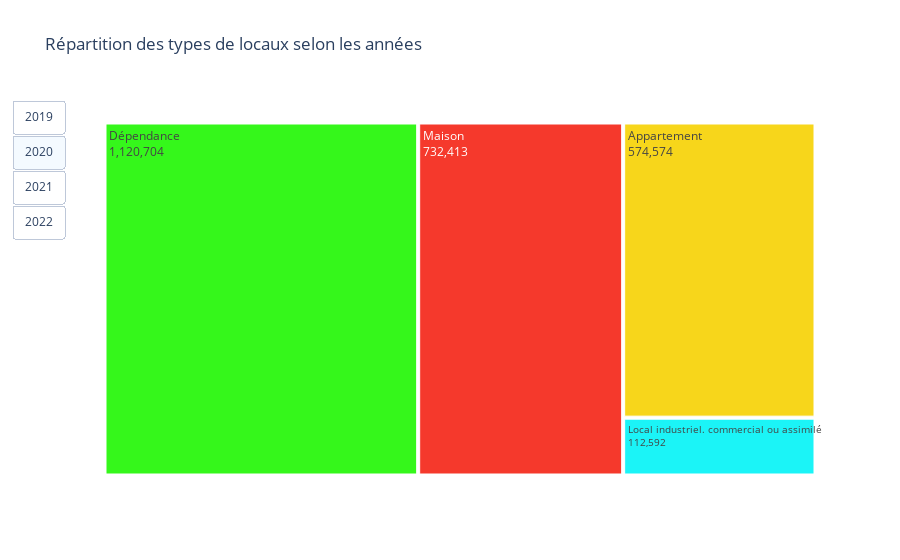

Notebook code cell kept with this figure:
### Code cell
def prepare_data(df, year):
    base = df[df["Type local"].isin(["Appartement", "Maison","Dépendance","Local industriel. commercial ou assimilé"])]
    base = base['Type local']
    base = pd.get_dummies(base, columns=["Type local"])
    base['Year'] = year
    return base

base_2022 = prepare_data(df_2022, 2022)
base_2021 = prepare_data(df_2021, 2021)
base_2020 = prepare_data(df_2020, 2020)
base_2019 = prepare_data(df_2019, 2019)

data = {
    2022: base_2022,
    2021: base_2021,
    2020: base_2020,
    2019: base_2019
}

fig = go.Figure(go.Treemap(
    labels=["Maison", "Appartement","Dépendance","Local industriel. commercial ou assimilé"],
    parents=[""] * 4,
    values=[base_2022["Maison"].sum(), base_2022["Appartement"].sum(),base_2022["Dépendance"].sum(),base_2022["Local industriel. commercial ou assimilé"].sum()],
    textinfo="label+text+value",
    marker=dict(colors=["#f5392c", "#f7d61b","#35f71b","#1bf4f7"]),
))

fig.update_layout(
    title="Répartition des types de locaux selon les années",
)    

buttons = []
for year in [2019, 2020, 2021, 2022]:
    button = dict(
        label=str(year),
        method="restyle",
        args=[{"values": [[data[year]["Maison"].sum(), data[year]["Appartement"].sum(), data[year]["Dépendance"].sum(), data[year]["Local industriel. commercial ou assimilé"].sum()]]}, [0]]
    )
    buttons.append(button)

fig.update_layout(
    updatemenus=[
        dict(
            type="buttons",
            direction="down",
            buttons=buttons,
            showactive=True,
            active=1,
        )
    ]
)

### Figure 1 — Plotly figure (JSON) as saved in the notebook; plotly's stock layout.template omitted (floating-point values rounded to 4 significant figures)
{"data": [{"labels": ["Maison", "Appartement", "Dépendance", "Local industriel. commercial ou assimilé"], "marker": {"colors": ["#f5392c", "#f7d61b", "#35f71b", "#1bf4f7"]}, "parents": ["", "", "", ""], "textinfo": "label+text+value", "type": "treemap", "values": [732413, 574574, 1120704, 112592]}], "layout": {"title": {"text": "Répartition des types de locaux selon les années"}, "updatemenus": [{"active": 1, "buttons": [{"args": [{"values": [[693125, 577648, 455777, 111691]]}, [0]], "label": "2019", "method": "restyle"}, {"args": [{"values": [[689944, 532083, 505956, 101295]]}, [0]], "label": "2020", "method": "restyle"}, {"args": [{"values": [[805574, 602651, 1058516, 119269]]}, [0]], "label": "2021", "method": "restyle"}, {"args": [{"values": [[732413, 574574, 1120704, 112592]]}, [0]], "label": "2022", "method": "restyle"}], "direction": "down", "showactive": true, "type": "buttons"}]}}
